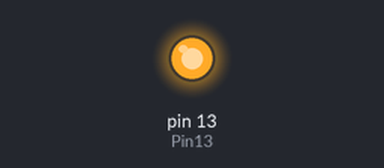
The sketch below on a simulated Arduino Uno, built with avr-gcc and run on an emulated ATmega328P. On the bench: output pins drawn as LEDs (lit = HIGH).

Above: at 0.1 s.
At 38.1 s:
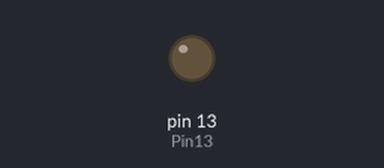
Timing chart, 0 to 39.6 s (numbered marks = the images above):
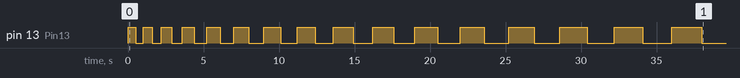

The sketch:

if_3000_delay_return.ino
```cpp
int Pin13 = 13;
int delayPeriod = 500;

void setup()
{
    pinMode(Pin13, OUTPUT);
}

void loop()
{
    digitalWrite(Pin13, HIGH);
    delay(delayPeriod);

    digitalWrite(Pin13, LOW);
    delay(delayPeriod);

    delayPeriod = delayPeriod + 100;

    if(delayPeriod >= 3000)
      {
           delayPeriod = 500;
      }
}
```

Measured:
- by itself, pin 13 (Pin13): LOW → HIGH at 0.00 s, → LOW 0.50 s later, → HIGH 0.50 s later, → LOW 0.60 s later, … (32 changes in this stretch)
